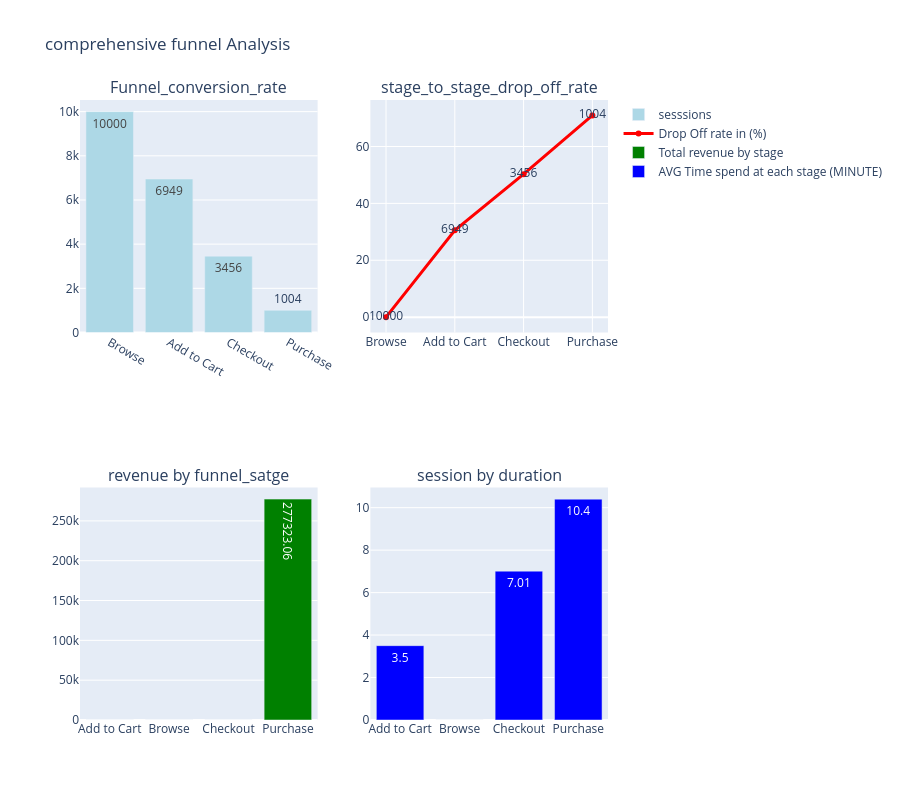

Notebook source saved alongside this figure:
### Code cell
fig=make_subplots(
    
rows=2,cols=2,
specs=[[{'secondary_y': False},
{'secondary_y':False}],[{'secondary_y': False},{'secondary_y': False}]],
subplot_titles=('Funnel_conversion_rate','stage_to_stage_drop_off_rate',
'revenue by funnel_satge','session by duration')
)


fig.add_trace(
    go.Bar(x=funnel_df['stage'],y=funnel_df['sessions'],
    text=funnel_df['sessions'],textposition='auto',
    marker_color='lightblue', name='sesssions'
    ),
    row=1,col=1)

fig.add_trace(
    go.Scatter(x=funnel_df['stage'],y=funnel_df['drop_off_rate'],
           text=funnel_df['sessions'],mode='lines+markers+text',
           name='Drop Off rate in (%)',line=dict(color='red',width=3)),
    row=1,col=2)

revenue_by_stage=session_summary.groupby('max_funnel_stage')['Revenue'].sum().reset_index()

fig.add_trace(
    go.Bar(x=revenue_by_stage['max_funnel_stage'],y=revenue_by_stage['Revenue'],
           name='Total revenue by stage',
           text=[f"{x}" for x in revenue_by_stage['Revenue']],
           textposition='auto',marker_color='green'),row=2,col=1)

session_duration=session_summary.groupby('max_funnel_stage')['session_duration_time'].mean().reset_index()

fig.add_trace(
    go.Bar(x=session_duration['max_funnel_stage'],y=session_duration['session_duration_time'],
           name='AVG Time spend at each stage (MINUTE)',marker_color='blue',
           text=session_duration['session_duration_time'].round(2),textposition='auto'),
    
    row=2,col=2)

fig.update_layout(height=800,title_text='comprehensive funnel Analysis')
fig.show()

### Figure 1 — Plotly figure (JSON) as saved in the notebook; plotly's stock layout.template omitted (floating-point values rounded to 4 significant figures)
{"data": [{"marker": {"color": "lightblue"}, "name": "sesssions", "text": [10000, 6949, 3456, 1004], "textposition": "auto", "type": "bar", "x": ["Browse", "Add to Cart", "Checkout", "Purchase"], "xaxis": "x", "y": [10000, 6949, 3456, 1004], "yaxis": "y"}, {"line": {"color": "red", "width": 3}, "mode": "lines+markers+text", "name": "Drop Off rate in (%)", "text": [10000, 6949, 3456, 1004], "type": "scatter", "x": ["Browse", "Add to Cart", "Checkout", "Purchase"], "xaxis": "x2", "y": [0, 30.51, 50.27, 70.95], "yaxis": "y2"}, {"marker": {"color": "green"}, "name": "Total revenue by stage", "text": ["0.0", "0.0", "0.0", "277323.06"], "textposition": "auto", "type": "bar", "x": ["Add to Cart", "Browse", "Checkout", "Purchase"], "xaxis": "x3", "y": [0, 0, 0, 277300.0], "yaxis": "y3"}, {"marker": {"color": "blue"}, "name": "AVG Time spend at each stage (MINUTE)", "text": [3.5, 0, 7.01, 10.4], "textposition": "auto", "type": "bar", "x": ["Add to Cart", "Browse", "Checkout", "Purchase"], "xaxis": "x4", "y": [3.502, 0, 7.011, 10.4], "yaxis": "y4"}], "layout": {"annotations": [{"font": {"size": 16}, "showarrow": false, "text": "Funnel_conversion_rate", "x": 0.225, "xanchor": "center", "xref": "paper", "y": 1, "yanchor": "bottom", "yref": "paper"}, {"font": {"size": 16}, "showarrow": false, "text": "stage_to_stage_drop_off_rate", "x": 0.775, "xanchor": "center", "xref": "paper", "y": 1, "yanchor": "bottom", "yref": "paper"}, {"font": {"size": 16}, "showarrow": false, "text": "revenue by funnel_satge", "x": 0.225, "xanchor": "center", "xref": "paper", "y": 0.375, "yanchor": "bottom", "yref": "paper"}, {"font": {"size": 16}, "showarrow": false, "text": "session by duration", "x": 0.775, "xanchor": "center", "xref": "paper", "y": 0.375, "yanchor": "bottom", "yref": "paper"}], "height": 800, "title": {"text": "comprehensive funnel Analysis"}, "xaxis": {"anchor": "y", "domain": [0, 0.45]}, "xaxis2": {"anchor": "y2", "domain": [0.55, 1]}, "xaxis3": {"anchor": "y3", "domain": [0, 0.45]}, "xaxis4": {"anchor": "y4", "domain": [0.55, 1]}, "yaxis": {"anchor": "x", "domain": [0.625, 1]}, "yaxis2": {"anchor": "x2", "domain": [0.625, 1]}, "yaxis3": {"anchor": "x3", "domain": [0, 0.375]}, "yaxis4": {"anchor": "x4", "domain": [0, 0.375]}}}
